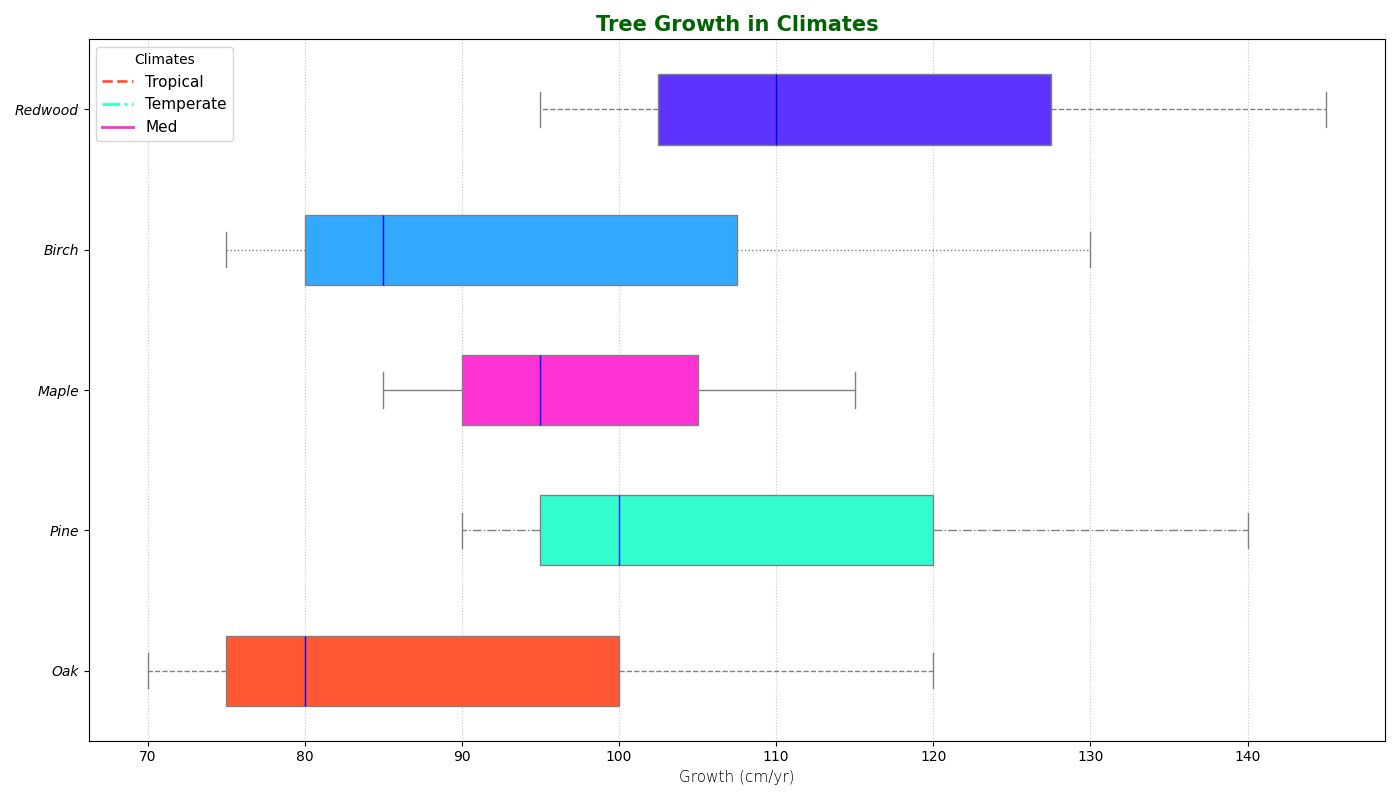

Python code for this plot:
import numpy as np
import matplotlib.pyplot as plt

tree_species = ['Oak', 'Pine', 'Maple', 'Birch', 'Redwood']

climate_tropical = [120, 140, 115, 130, 145]
climate_temperate = [80, 100, 95, 85, 110]
climate_mediterranean = [70, 90, 85, 75, 95]

data = [
    climate_tropical,
    climate_temperate,
    climate_mediterranean
]

fig, ax = plt.subplots(figsize=(14, 8))

# New set of colors
colors = ['#FF5733', '#33FFCE', '#FF33D4', '#33A8FF', '#5F33FF']
line_styles = ['--', '-.', '-', ':', '--']
marker_styles = ['o', 's', '^', 'd', '*']

for i, species in enumerate(tree_species):
    species_data = [climate[i] for climate in data]
    bp = ax.boxplot(species_data, positions=[i], widths=0.5, vert=False, patch_artist=True,
                    boxprops=dict(facecolor=colors[i], color='grey'),
                    whiskerprops=dict(color='grey', linestyle=line_styles[i]),
                    capprops=dict(color='grey'),
                    flierprops=dict(marker=marker_styles[i], color='red', alpha=0.6),
                    medianprops=dict(color='blue'),
                    notch=False)

ax.set_yticks(range(len(tree_species)))
ax.set_yticklabels(tree_species, fontsize=10, fontstyle='italic')
ax.set_xlabel("Growth (cm/yr)", fontsize=11, fontweight='light')
ax.set_title("Tree Growth in Climates", fontsize=15, fontweight='bold', color='darkgreen')
ax.grid(axis='x', linestyle=':', alpha=0.7)

handles = [plt.Line2D([0], [0], color=colors[i], lw=2, linestyle=line_styles[i]) for i in range(len(colors))]
ax.legend(handles, ['Tropical', 'Temperate', 'Med'], title='Climates', loc='best', fontsize=11)

plt.tight_layout()
plt.show()
